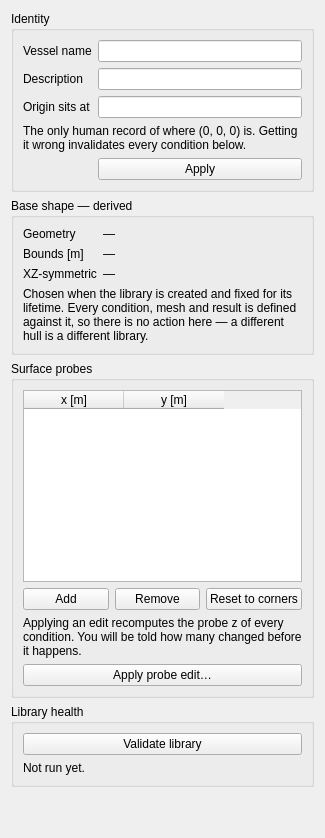
<?xml version="1.0" encoding="UTF-8"?>
<ui version="4.0">
 <class>PropLibrary</class>
 <widget class="QWidget" name="PropLibrary">
  <property name="windowTitle">
   <string>Library</string>
  </property>
  <layout class="QVBoxLayout" name="root">
   <item>
    <widget class="QGroupBox" name="groupIdentity">
     <property name="title">
      <string>Identity</string>
     </property>
     <layout class="QFormLayout" name="formIdentity">
      <item row="0" column="0">
       <widget class="QLabel" name="lblVesselNameCaption">
        <property name="text">
         <string>Vessel name</string>
        </property>
       </widget>
      </item>
      <item row="0" column="1">
       <widget class="QLineEdit" name="editVesselName"/>
      </item>
      <item row="1" column="0">
       <widget class="QLabel" name="lblDescriptionCaption">
        <property name="text">
         <string>Description</string>
        </property>
       </widget>
      </item>
      <item row="1" column="1">
       <widget class="QLineEdit" name="editDescription"/>
      </item>
      <item row="2" column="0">
       <widget class="QLabel" name="lblOriginCaption">
        <property name="text">
         <string>Origin sits at</string>
        </property>
       </widget>
      </item>
      <item row="2" column="1">
       <widget class="QLineEdit" name="editOrigin"/>
      </item>
      <item row="3" column="0" colspan="2">
       <widget class="QLabel" name="lblOriginHint">
        <property name="text">
         <string>The only human record of where (0, 0, 0) is. Getting it wrong invalidates every condition below.</string>
        </property>
        <property name="wordWrap">
         <bool>true</bool>
        </property>
       </widget>
      </item>
      <item row="4" column="1">
       <widget class="QPushButton" name="btnApplyIdentity">
        <property name="text">
         <string>Apply</string>
        </property>
       </widget>
      </item>
     </layout>
    </widget>
   </item>
   <item>
    <widget class="QGroupBox" name="groupBaseShape">
     <property name="title">
      <string>Base shape — derived</string>
     </property>
     <layout class="QFormLayout" name="formBaseShape">
      <item row="0" column="0">
       <widget class="QLabel" name="lblCountsCaption">
        <property name="text">
         <string>Geometry</string>
        </property>
       </widget>
      </item>
      <item row="0" column="1">
       <widget class="QLabel" name="lblCounts">
        <property name="text">
         <string>—</string>
        </property>
        <property name="textFormat">
         <enum>Qt::RichText</enum>
        </property>
       </widget>
      </item>
      <item row="1" column="0">
       <widget class="QLabel" name="lblBoundsCaption">
        <property name="text">
         <string>Bounds [m]</string>
        </property>
       </widget>
      </item>
      <item row="1" column="1">
       <widget class="QLabel" name="lblBounds">
        <property name="text">
         <string>—</string>
        </property>
        <property name="textFormat">
         <enum>Qt::RichText</enum>
        </property>
       </widget>
      </item>
      <item row="2" column="0">
       <widget class="QLabel" name="lblSymmetryCaption">
        <property name="text">
         <string>XZ-symmetric</string>
        </property>
       </widget>
      </item>
      <item row="2" column="1">
       <widget class="QLabel" name="lblSymmetry">
        <property name="text">
         <string>—</string>
        </property>
        <property name="textFormat">
         <enum>Qt::RichText</enum>
        </property>
       </widget>
      </item>
      <item row="3" column="0" colspan="2">
       <widget class="QLabel" name="lblBaseShapeNote">
        <property name="text">
         <string>Chosen when the library is created and fixed for its lifetime. Every condition, mesh and result is defined against it, so there is no action here — a different hull is a different library.</string>
        </property>
        <property name="wordWrap">
         <bool>true</bool>
        </property>
       </widget>
      </item>
     </layout>
    </widget>
   </item>
   <item>
    <widget class="QGroupBox" name="groupProbes">
     <property name="title">
      <string>Surface probes</string>
     </property>
     <layout class="QVBoxLayout" name="layoutProbes">
      <item>
       <widget class="QTableWidget" name="tableProbes">
        <property name="minimumSize">
         <size>
          <width>0</width>
          <height>110</height>
         </size>
        </property>
        <property name="selectionBehavior">
         <enum>QAbstractItemView::SelectRows</enum>
        </property>
        <column>
         <property name="text">
          <string>x [m]</string>
         </property>
        </column>
        <column>
         <property name="text">
          <string>y [m]</string>
         </property>
        </column>
       </widget>
      </item>
      <item>
       <layout class="QHBoxLayout" name="layoutProbeButtons">
        <item>
         <widget class="QPushButton" name="btnProbeAdd">
          <property name="text">
           <string>Add</string>
          </property>
         </widget>
        </item>
        <item>
         <widget class="QPushButton" name="btnProbeRemove">
          <property name="text">
           <string>Remove</string>
          </property>
         </widget>
        </item>
        <item>
         <widget class="QPushButton" name="btnProbeReset">
          <property name="text">
           <string>Reset to corners</string>
          </property>
         </widget>
        </item>
       </layout>
      </item>
      <item>
       <widget class="QLabel" name="lblProbeWarning">
        <property name="text">
         <string>Applying an edit recomputes the probe z of every condition. You will be told how many changed before it happens.</string>
        </property>
        <property name="wordWrap">
         <bool>true</bool>
        </property>
       </widget>
      </item>
      <item>
       <widget class="QPushButton" name="btnProbeApply">
        <property name="text">
         <string>Apply probe edit…</string>
        </property>
       </widget>
      </item>
     </layout>
    </widget>
   </item>
   <item>
    <widget class="QGroupBox" name="groupHealth">
     <property name="title">
      <string>Library health</string>
     </property>
     <layout class="QVBoxLayout" name="layoutHealth">
      <item>
       <widget class="QPushButton" name="btnValidate">
        <property name="text">
         <string>Validate library</string>
        </property>
       </widget>
      </item>
      <item>
       <widget class="QLabel" name="lblHealth">
        <property name="text">
         <string>Not run yet.</string>
        </property>
        <property name="wordWrap">
         <bool>true</bool>
        </property>
        <property name="textFormat">
         <enum>Qt::RichText</enum>
        </property>
       </widget>
      </item>
     </layout>
    </widget>
   </item>
   <item>
    <spacer name="spacerBottom">
     <property name="orientation">
      <enum>Qt::Vertical</enum>
     </property>
     <property name="sizeHint" stdset="0">
      <size>
       <width>20</width>
       <height>40</height>
      </size>
     </property>
    </spacer>
   </item>
  </layout>
 </widget>
 <resources/>
 <connections/>
</ui>
